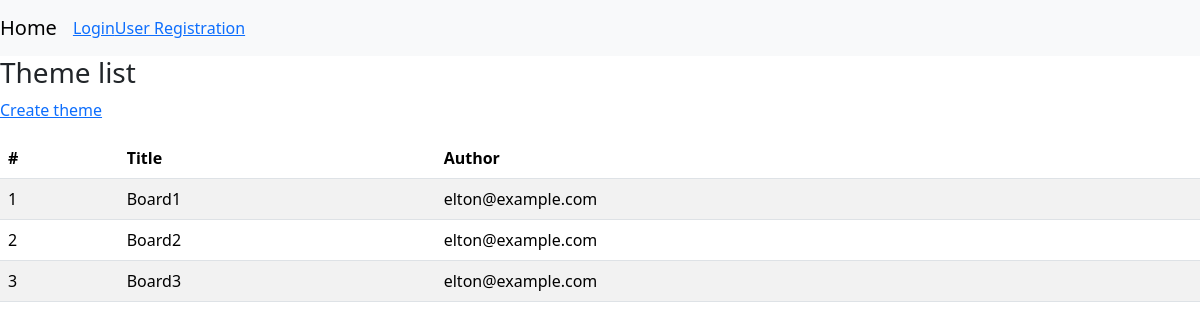
The app's page /boards/list_themes/, older data.
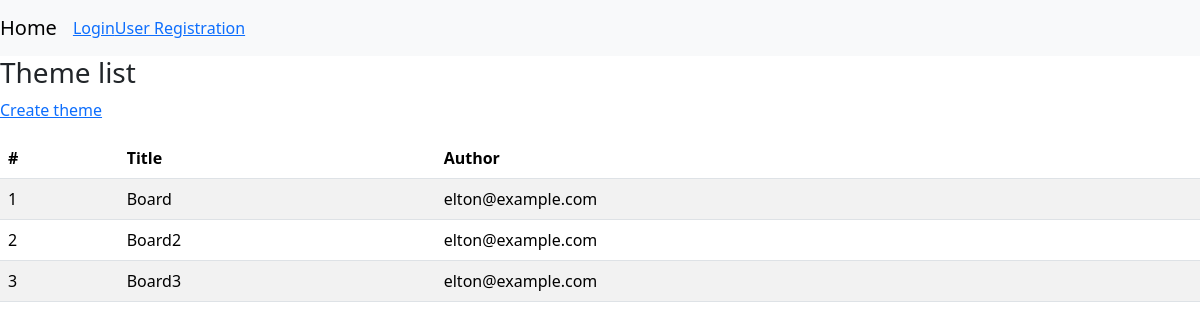
The same page, newer data.
### boards/models.py (models this page shows)
class Themes(models.Model):
    title = models.CharField(max_length=255)
    user = models.ForeignKey(
        "accounts.Users",
        on_delete=models.CASCADE
    )
    objects = ThemesManager()
    class Meta:
        db_table = 'thems'

### accounts/models.py (models this page shows)
class Users(AbstractBaseUser, PermissionsMixin):
    username = models.CharField(max_length=255)
    age = models.PositiveIntegerField()
    email = models.EmailField(max_length=25, unique=True)
    is_active = models.BooleanField(default=False)
    is_staff = models.BooleanField(default=False)
    picture = models.FileField(null=True, upload_to="picture/")
    objects = UserManager()
    USERNAME_FIELD = "email"
    REQUIRED_FIELDS = ["username"]
    class Meta:
        db_table = 'users'

### boards/views.py (the view)
# urls.py: path("list_themes/", views.list_themes, name="list_themes"),
def list_themes(request):
    themes = Themes.objects.fetch_all_theme()
    return render(request, "boards/list_themes.html",
                  context={
                      "themes": themes
                  })

### boards/models.py (called while the page is built)
    def fetch_all_theme(self):
        return self.order_by("id").all()

### templates/boards/list_themes.html (shortened to what this page needs)
{% extends 'base.html' %}
{% block content %}
<h3>Theme list</h3>
<p><a href="{% url 'boards:create_theme' %}" class=n"avbar-brand">Create theme</a></p>
<table class="table table-striped table-hover">
    <thead>
        <tr>
            <th>#</th>
            <th>Title</th>
            <th>Author</th>
        </tr>
    </thead>
    <tbody>
        {% for theme in themes %}
        <tr>
            <td>{{ forloop.counter }}</td>
            <td>{{ theme.title }}</td>
            {% if theme.user.id == user.id %}
            <td><a href="{% url 'boards:edit_theme' id=theme.id %}">{{ theme.user }}</a></td>
            {% else %}
            <td>{{ theme.user }}</td>
            {% endif %}
        </tr>
        {% endfor %}
    </tbody>
</table>
{% endblock  %}

Row changes from the older to the newer data that the page shows:
changed Themes: title "Board1" → "Board"
